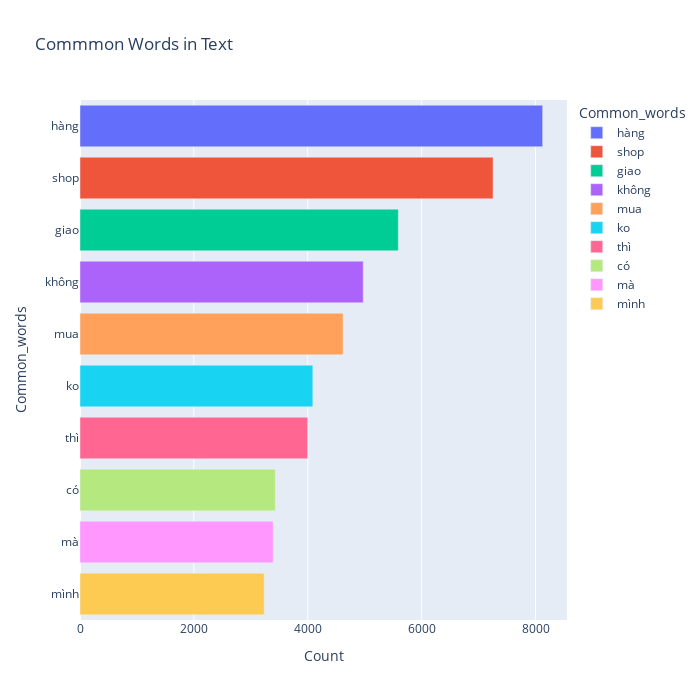

The code cell stored with this chart in its notebook:
### Code cell
plotCommonWord(1,10,1)

### Figure 1 — Plotly figure (JSON) as saved in the notebook; plotly's stock layout.template omitted (floating-point values rounded to 4 significant figures)
{"data": [{"alignmentgroup": "True", "hovertemplate": "Common_words=%{y}<br>Count=%{x}<extra></extra>", "legendgroup": "hàng", "marker": {"color": "#636efa", "pattern": {"shape": ""}}, "name": "hàng", "offsetgroup": "hàng", "orientation": "h", "showlegend": true, "textposition": "auto", "type": "bar", "x": [8125], "xaxis": "x", "y": ["hàng"], "yaxis": "y"}, {"alignmentgroup": "True", "hovertemplate": "Common_words=%{y}<br>Count=%{x}<extra></extra>", "legendgroup": "shop", "marker": {"color": "#EF553B", "pattern": {"shape": ""}}, "name": "shop", "offsetgroup": "shop", "orientation": "h", "showlegend": true, "textposition": "auto", "type": "bar", "x": [7254], "xaxis": "x", "y": ["shop"], "yaxis": "y"}, {"alignmentgroup": "True", "hovertemplate": "Common_words=%{y}<br>Count=%{x}<extra></extra>", "legendgroup": "giao", "marker": {"color": "#00cc96", "pattern": {"shape": ""}}, "name": "giao", "offsetgroup": "giao", "orientation": "h", "showlegend": true, "textposition": "auto", "type": "bar", "x": [5590], "xaxis": "x", "y": ["giao"], "yaxis": "y"}, {"alignmentgroup": "True", "hovertemplate": "Common_words=%{y}<br>Count=%{x}<extra></extra>", "legendgroup": "không", "marker": {"color": "#ab63fa", "pattern": {"shape": ""}}, "name": "không", "offsetgroup": "không", "orientation": "h", "showlegend": true, "textposition": "auto", "type": "bar", "x": [4974], "xaxis": "x", "y": ["không"], "yaxis": "y"}, {"alignmentgroup": "True", "hovertemplate": "Common_words=%{y}<br>Count=%{x}<extra></extra>", "legendgroup": "mua", "marker": {"color": "#FFA15A", "pattern": {"shape": ""}}, "name": "mua", "offsetgroup": "mua", "orientation": "h", "showlegend": true, "textposition": "auto", "type": "bar", "x": [4620], "xaxis": "x", "y": ["mua"], "yaxis": "y"}, {"alignmentgroup": "True", "hovertemplate": "Common_words=%{y}<br>Count=%{x}<extra></extra>", "legendgroup": "ko", "marker": {"color": "#19d3f3", "pattern": {"shape": ""}}, "name": "ko", "offsetgroup": "ko", "orientation": "h", "showlegend": true, "textposition": "auto", "type": "bar", "x": [4089], "xaxis": "x", "y": ["ko"], "yaxis": "y"}, {"alignmentgroup": "True", "hovertemplate": "Common_words=%{y}<br>Count=%{x}<extra></extra>", "legendgroup": "thì", "marker": {"color": "#FF6692", "pattern": {"shape": ""}}, "name": "thì", "offsetgroup": "thì", "orientation": "h", "showlegend": true, "textposition": "auto", "type": "bar", "x": [3998], "xaxis": "x", "y": ["thì"], "yaxis": "y"}, {"alignmentgroup": "True", "hovertemplate": "Common_words=%{y}<br>Count=%{x}<extra></extra>", "legendgroup": "có", "marker": {"color": "#B6E880", "pattern": {"shape": ""}}, "name": "có", "offsetgroup": "có", "orientation": "h", "showlegend": true, "textposition": "auto", "type": "bar", "x": [3430], "xaxis": "x", "y": ["có"], "yaxis": "y"}, {"alignmentgroup": "True", "hovertemplate": "Common_words=%{y}<br>Count=%{x}<extra></extra>", "legendgroup": "mà", "marker": {"color": "#FF97FF", "pattern": {"shape": ""}}, "name": "mà", "offsetgroup": "mà", "orientation": "h", "showlegend": true, "textposition": "auto", "type": "bar", "x": [3392], "xaxis": "x", "y": ["mà"], "yaxis": "y"}, {"alignmentgroup": "True", "hovertemplate": "Common_words=%{y}<br>Count=%{x}<extra></extra>", "legendgroup": "mình", "marker": {"color": "#FECB52", "pattern": {"shape": ""}}, "name": "mình", "offsetgroup": "mình", "orientation": "h", "showlegend": true, "textposition": "auto", "type": "bar", "x": [3235], "xaxis": "x", "y": ["mình"], "yaxis": "y"}], "layout": {"barmode": "relative", "height": 700, "legend": {"title": {"text": "Common_words"}, "tracegroupgap": 0}, "title": {"text": "Commmon Words in Text"}, "width": 700, "xaxis": {"anchor": "y", "domain": [0, 1], "title": {"text": "Count"}}, "yaxis": {"anchor": "x", "categoryarray": ["mình", "mà", "có", "thì", "ko", "mua", "không", "giao", "shop", "hàng"], "categoryorder": "array", "domain": [0, 1], "title": {"text": "Common_words"}}}}
